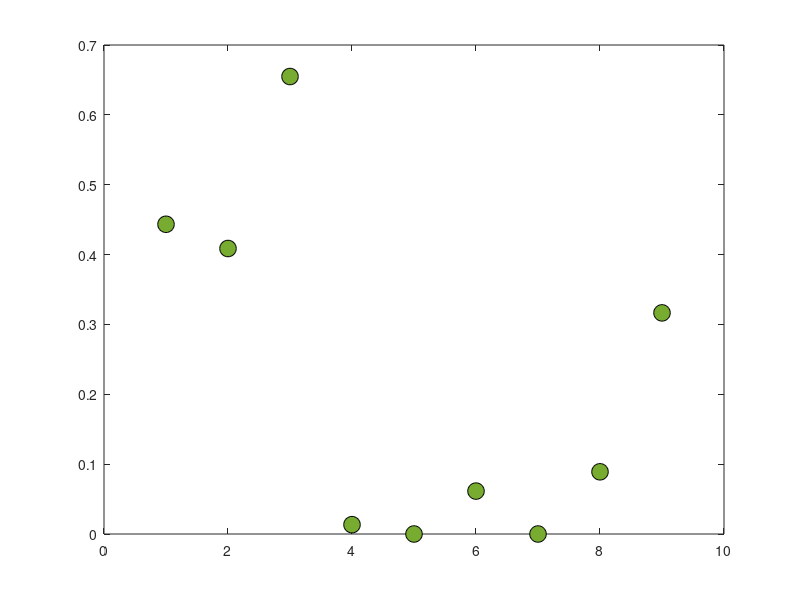

This figure's MATLAB source: (Note: this script raises an error after producing the figure.)
clear;
close all;
%AS3959 firebrand flux Forest FDI100 BAL 12.5.

Firebrand_flux = [0.44337586	0.408687401	0.65488149	0.013361135	0	0.06143208	0	0.089049508	0.316544784];


plot([Firebrand_flux],'o','MarkerSize',12,'MarkerEdgeColor','black','MarkerFaceColor',[0.4660 0.6740 0.1880]);

ax = gca;
ax.XTickLabels = {'House','Roof','Gutter','Sub-floor','Door','Deck','Window','House back','stairs'};
grid on;


box on
xtickangle(45)
xlabel('Location','FontWeight','bold','FontSize',20,...
    'FontName','Calibri');
ylabel('Firebrand flux (pcs.m^{-2}.s^{-1})','FontWeight','bold','FontSize',20,...
    'FontName','Calibri');

set(gca,'fontsize',18);

legend('Firebrand flux on strategic locations')